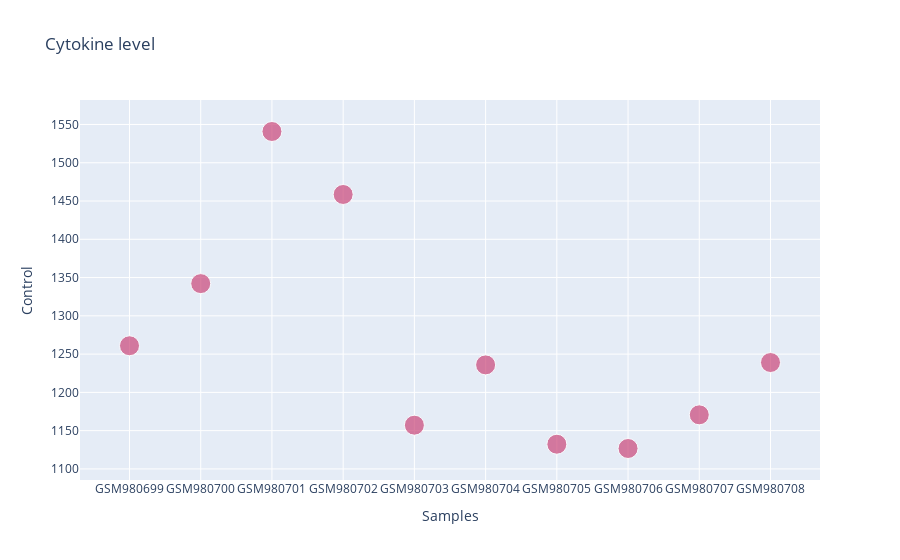

Notebook code cell kept with this figure:
### Markdown cell above
#### Column Control

### Code cell
fig = go.Figure(data=[go.Scatter(
    x=df['Samples'][0:10],
    y=df['Control'][0:10],
    mode='markers',
    marker=dict(
        color=[105, 105, 105, 105, 105, 105,105,105,105,105],
        size=[20, 20, 20, 20, 20, 20,20,20,20,20],
        )
)])
fig.update_layout(
    title='Cytokine level',
    xaxis_title="Samples",
    yaxis_title="Control",
)
fig.show()

### Figure 1 — Plotly figure (JSON) as saved in the notebook; plotly's stock layout.template omitted (floating-point values rounded to 4 significant figures)
{"data": [{"marker": {"color": [105, 105, 105, 105, 105, 105, 105, 105, 105, 105], "size": [20, 20, 20, 20, 20, 20, 20, 20, 20, 20]}, "mode": "markers", "type": "scatter", "x": ["GSM980699", "GSM980700", "GSM980701", "GSM980702", "GSM980703", "GSM980704", "GSM980705", "GSM980706", "GSM980707", "GSM980708"], "y": [1261.0, 1342.0, 1541.0, 1459.0, 1157.0, 1236.0, 1132.0, 1127.0, 1171.0, 1239.0]}], "layout": {"title": {"text": "Cytokine level"}, "xaxis": {"title": {"text": "Samples"}}, "yaxis": {"title": {"text": "Control"}}}}
